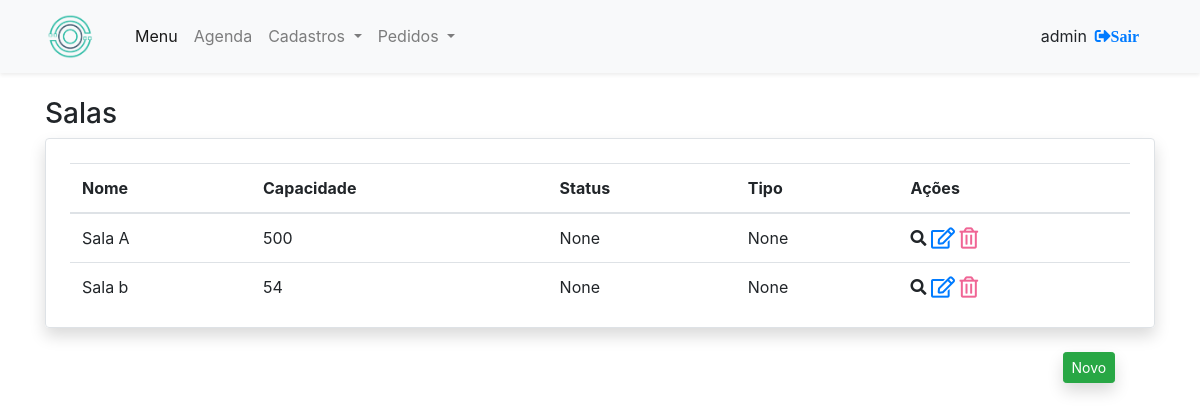
/home/sala/ (signed in), run on an earlier commit of the app's database.
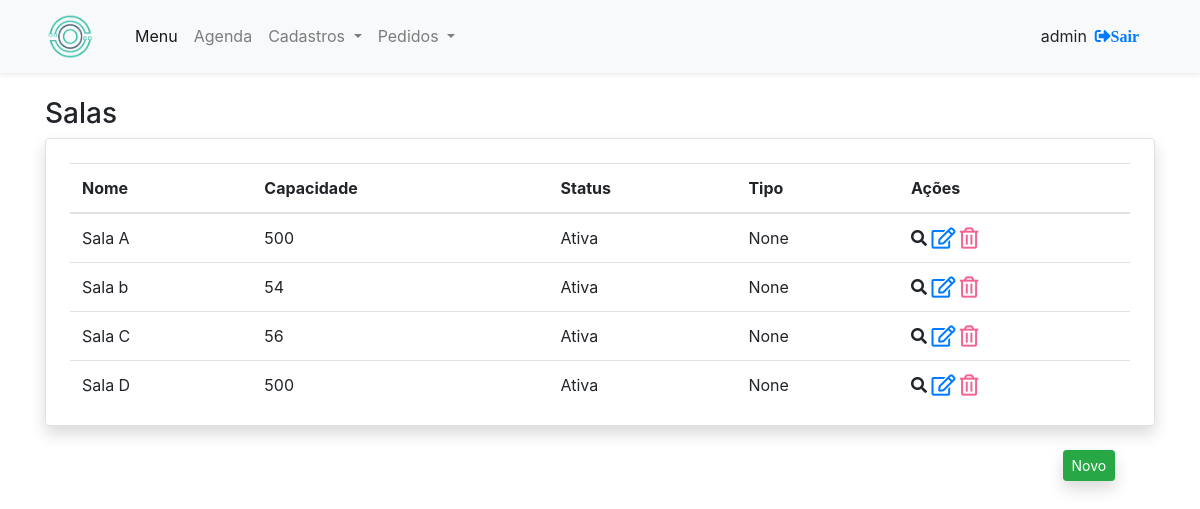
And on a later commit of the database.
### home/models.py (models this page shows, shortened)
class Sala(models.Model):
    nome = models.CharField(max_length=30)
    capacidade = models.IntegerField()
    status = models.ForeignKey(Condicao, null=True, blank=True, on_delete=models.CASCADE)
    tipo = models.ForeignKey(TipoSala, null=True, blank=True, on_delete=models.CASCADE)

class Condicao(models.Model):
    condicao = models.CharField(max_length=15)
    def __str__(self):
        return self.condicao

### home/views.py (the view)
# urls.py: path('sala/', sala_list, name='sala_list'),
@login_required
def sala_list(request):
    sala = Sala.objects.all()
    return render(request, 'sala_list.html', {'sala': sala})

### home/templates/sala_list.html
{% extends 'base.html' %}
{% load bootstrap %}
{% block main %}
    <main class="container">
        <section class="mt-4">
            <h3>Salas</h3>
            <article class="rounded border shadow pt-4 pr-4 pl-4 table-responsive-lg">
                <table class="table table-hover table-fa-lg">
                    <thead>
                        <tr>
                            <th>
                                Nome
                            </th>
                            <th>
                                Capacidade
                            </th>
                            <th>
                                Status
                            </th>
                            <th>
                                Tipo
                            </th>
                            <th>
                                Ações
                            </th>
                        </tr>
                    </thead>
                    <tbody>
                    {% for sala in sala %}
                        <tr>
                            <td>
                                {{ sala.nome }}
                            </td>
                            <td>
                                {{ sala.capacidade }}
                            </td>
                            <td>
                                {{ sala.status }}
                            </td>
                            <td>
                                {{ sala.tipo }}
                            </td>
                            <td>
                                <a>
                                    <i class="fas fa-search"></i>
                                </a>
                                <a href="{% url 'sala_altera' sala.id %}">
                                    <i class="far fa-edit fa-lg"></i>
                                </a>
                                <a href="{% url 'sala_deleta' sala.id %}">
                                    <i class=" far fa-trash-alt fa-lg" style="color: #f06595;"></i>
                                </a>
                            </td>
                        </tr>
                    {% endfor %}
                    </tbody>
                </table>
            </article>
            <div class="mt-4 offset-sm-11">
                <a class="btn btn-sm btn-success shadow" href="{% url 'sala_novo' %}">Novo</a>
            </div>
        </section>
    </main>
{% endblock %}

What changed in the data, as far as the page shows it:
changed Sala "Sala A": status "None" → "Ativa"
changed Sala "Sala b": status "None" → "Ativa"
added Sala: nome "Sala C", capacidade "56", status "Ativa", tipo "None"
added Sala: nome "Sala D", capacidade "500", status "Ativa", tipo "None"
